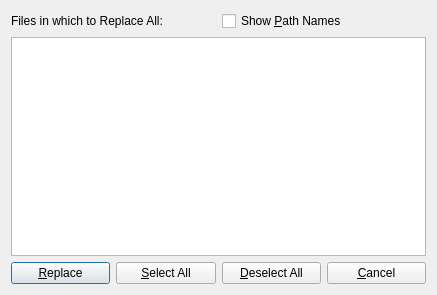
<?xml version="1.0" encoding="UTF-8"?>
<ui version="4.0">
 <class>DialogMultiReplace</class>
 <widget class="QDialog" name="DialogMultiReplace">
  <property name="geometry">
   <rect>
    <x>0</x>
    <y>0</y>
    <width>437</width>
    <height>295</height>
   </rect>
  </property>
  <property name="windowTitle">
   <string>Replace All in Multiple Documents</string>
  </property>
  <layout class="QVBoxLayout" name="verticalLayout">
   <item>
    <layout class="QHBoxLayout" name="horizontalLayout">
     <item>
      <widget class="QLabel" name="label">
       <property name="text">
        <string>Files in which to Replace All:</string>
       </property>
      </widget>
     </item>
     <item>
      <widget class="QCheckBox" name="checkShowPaths">
       <property name="text">
        <string>Show &amp;Path Names</string>
       </property>
      </widget>
     </item>
    </layout>
   </item>
   <item>
    <widget class="QListWidget" name="listFiles">
     <property name="selectionMode">
      <enum>QAbstractItemView::MultiSelection</enum>
     </property>
    </widget>
   </item>
   <item>
    <layout class="QHBoxLayout" name="horizontalLayout_2">
     <item>
      <widget class="QPushButton" name="buttonReplace">
       <property name="text">
        <string>&amp;Replace</string>
       </property>
       <property name="icon">
        <iconset theme="edit-find-replace"/>
       </property>
      </widget>
     </item>
     <item>
      <widget class="QPushButton" name="buttonSelectAll">
       <property name="text">
        <string>&amp;Select All</string>
       </property>
       <property name="icon">
        <iconset theme="edit-select-all"/>
       </property>
      </widget>
     </item>
     <item>
      <widget class="QPushButton" name="buttonDeselectAll">
       <property name="text">
        <string>&amp;Deselect All</string>
       </property>
      </widget>
     </item>
     <item>
      <widget class="QPushButton" name="buttonCancel">
       <property name="text">
        <string>&amp;Cancel</string>
       </property>
       <property name="icon">
        <iconset theme="dialog-cancel"/>
       </property>
      </widget>
     </item>
    </layout>
   </item>
  </layout>
 </widget>
 <resources/>
 <connections>
  <connection>
   <sender>buttonCancel</sender>
   <signal>clicked()</signal>
   <receiver>DialogMultiReplace</receiver>
   <slot>reject()</slot>
   <hints>
    <hint type="sourcelabel">
     <x>364</x>
     <y>224</y>
    </hint>
    <hint type="destinationlabel">
     <x>345</x>
     <y>244</y>
    </hint>
   </hints>
  </connection>
 </connections>
</ui>
